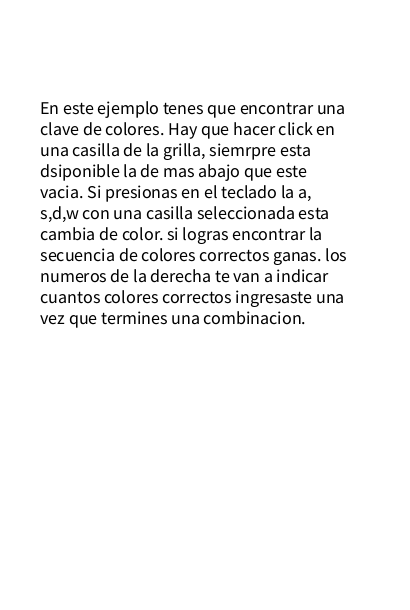
Frame 1 (no input)
Frame 60 (the mouse pressed at the canvas centre just before this capture): identical to frame 1, image omitted
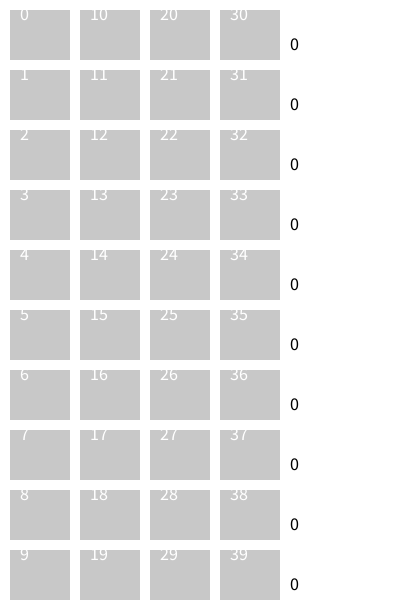
Frame 120 (the mouse held since frame 60 and released just before this capture)

The Processing sketch that drew these frames (run headless with seeded random() and noise(); from frame 60 on, the mouse is pressed at the canvas centre):

// Processing sketch: ROMPER_CODIGO_ACCESO
// ── ROMPER_CODIGO_ACCESO.pde

Rectangulo[] rectangulos = new Rectangulo[40];
int[] aciertos = new int[10];
int p = 0;
Rectangulo seleccionadoRect = null;
int filaActual = 9; // Fila inicialmente seleccionada
int[] filaClave = new int[4];
int contadorBien=0;
boolean mostrarAyuda = true;

void setup() {
  size(410, 610);
  fill(0);
  text("En este ejemplo tenes que encontrar una clave de colores. Hay que hacer clci en una casilla de la grilla, siemrpre esta dsiponible la de mas abajo que este vacia. Si presionas en el teclado la a, s,d,w con una casilla seleccionada esta cambia de color. si logras encontrar la secuencia de colores correctos ganas", 40, 100, 310, 510);
  for (int x = 0; x < 4; x++) {
    filaClave[x] = (int) random(4); // Genera un número aleatorio entre 0 y 3
  }
  for (int i = 10; i < 240; i = i + 70) {
    for (int j = 10; j < 600; j = j + 60) {
      rectangulos[p] = new Rectangulo(i, j, 60, 50, p);
      p++;
    }
  }
  for (int j = 0; j < 10; j = j + 1) {
    aciertos[j] = 0;
    text(aciertos[j], 390, 590);
  }
}

void draw() {
  background(255);
  if (mostrarAyuda) {
    textSize(18);
    text("En este ejemplo tenes que encontrar una clave de colores. Hay que hacer click en una casilla de la grilla, siemrpre esta dsiponible la de mas abajo que este vacia. Si presionas en el teclado la a, s,d,w con una casilla seleccionada esta cambia de color. si logras encontrar la secuencia de colores correctos ganas. los numeros de la derecha te van a indicar cuantos colores correctos ingresaste una vez que termines una combinacion.", 40, 100, 310, 510);
    return;
  }
  for (int i = 0; i < 40; i++) {
    rectangulos[i].mostrar();
  }
  fill(0);
  int altura = 590;
  for (int j = 0; j < 10; j = j + 1) {
    text(aciertos[j], 290, altura);
    altura -= 60;
  }
}

void keyPressed() {
  if (seleccionadoRect != null) {
    if (key == 'a' || key == 'A') {
      seleccionadoRect.setColor(color(255, 90, 190), 0); // Rosa
    } else if (key == 'd' || key == 'D') {
      seleccionadoRect.setColor(color(50, 150, 255), 1); // Azul
    } else if (key == 's' || key == 'S') {
      seleccionadoRect.setColor(color(200, 191, 255), 2); // Lila
    } else if (key == 'w' || key == 'W') {
      seleccionadoRect.setColor(color(0, 255, 255), 3); // Cian
    }
  }
  chequearFilaCompleta();
}

void chequearFilaCompleta() {
  if (rectangulos[filaActual].getPintado() && rectangulos[filaActual + 10].getPintado() && rectangulos[filaActual + 20].getPintado() && rectangulos[filaActual + 30].getPintado()) {
    chequearClave();
    aciertos[9-filaActual] = contadorBien;
    filaActual--;
    if (filaActual<0) {
      for (int x = 0; x < 4; x++) {
        println(filaClave[x]);
      }
    }
    contadorBien=0;
  }
}

void chequearClave() {
  if (rectangulos[filaActual].getColorCode() == filaClave[0] &&
    rectangulos[filaActual +10].getColorCode() == filaClave[1] &&
    rectangulos[filaActual +20].getColorCode() == filaClave[2] &&
    rectangulos[filaActual +30].getColorCode() == filaClave[3] ) {
    println("Encontraste la clave");
    contadorBien = 4;
  } else {
    if (rectangulos[filaActual].getColorCode() == filaClave[0]) {
      contadorBien++;
    }
    if (rectangulos[filaActual +10].getColorCode() == filaClave[1]) {
      contadorBien++;
    }
    if (rectangulos[filaActual +20].getColorCode() == filaClave[2]) {
      contadorBien++;
    } else if (rectangulos[filaActual +30].getColorCode() == filaClave[3]) {
      contadorBien++;
    }
  }
  println("contadorBien: " +contadorBien + "fila actual:" + filaActual);
}

void mousePressed() {
  mostrarAyuda = false;
  for (int i = filaActual; i <= filaActual + 30; i=i+10) {
    if (rectangulos[i].clickeado()) {
      rectangulos[i].seleccionado(true);
      seleccionadoRect = rectangulos[i];
    } else {
      rectangulos[i].seleccionado(false);
    }
  }
}

// ── Rectangulo.pde
class Rectangulo {
  int x, y;
  int ancho, alto;
  boolean seleccionado;
  color colorRect;
  int i = 0;
  boolean pintado = false;
int colorCode;
  // Constructor que recibe la posición en x, posición en y, ancho y alto del rectángulo
  Rectangulo(int posX, int posY, int w, int h, int i) {
    x = posX;
    y = posY;
    ancho = w;
    alto = h;
    colorRect = color(200);
    seleccionado = false;
    this.i = i;
  }
 boolean getPintado(){
  return pintado; 
 }
  int getI() {
    return i;
  }
  boolean clickeado() {
    if (mouseX >= x && mouseX <= x + ancho && mouseY >= y && mouseY <= y + alto) {
      return true;
    } else {
      return false;
    }
  }

  void mostrar() {
    if (seleccionado) {
      stroke(0, 90, 0);
      strokeWeight(2);
    } else {
      noStroke();
    }
    fill(colorRect);//random(180, 255), random(180, 255), random(180, 255));
    rect(x, y, ancho, alto);
    fill(255);
    text(i, x+10, y+10);
  }

  void seleccionado(boolean valor) {
    seleccionado = valor;
  }

  void setColor(color nuevoColor, int c) {
    colorRect = nuevoColor;
    colorCode = c;
    pintado = true;
  }
    int getColorCode() {
    return colorCode;
  }
}
